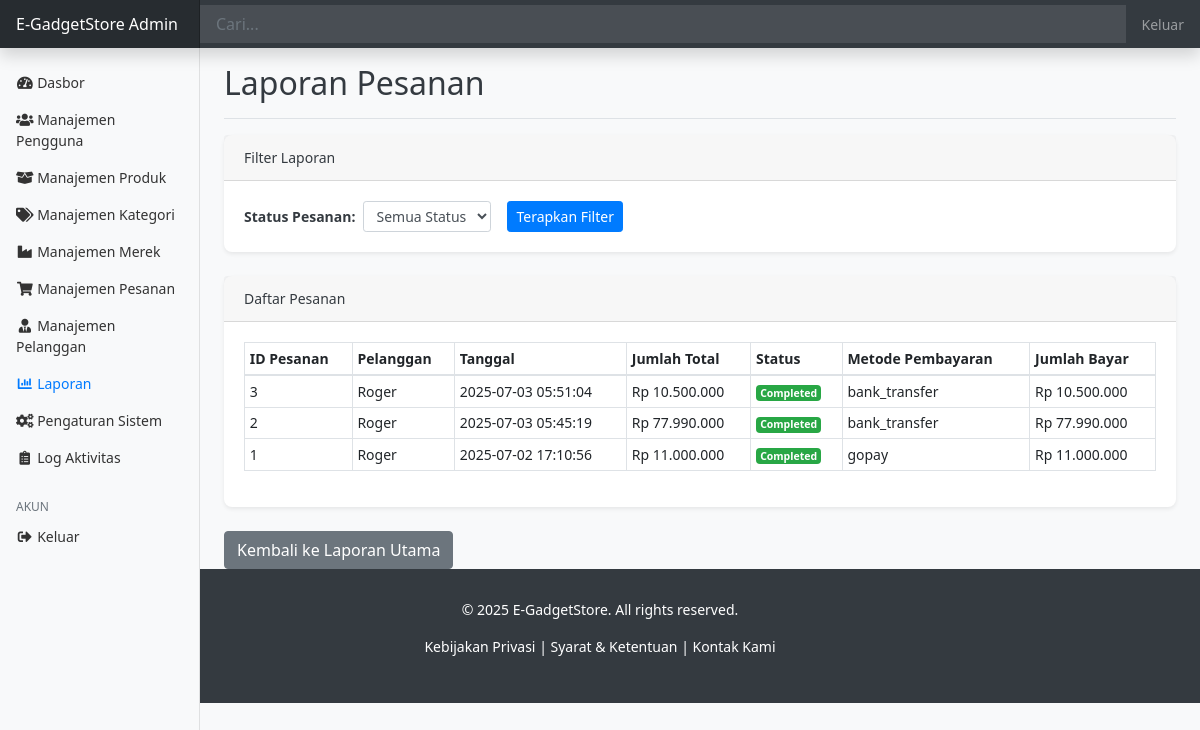
Screenshot of /toko_elektronik/admin/reports/order_report.php (signed in) with the database file from the repository.
### tables this page shows
CREATE TABLE `orders` (
  `order_id` int(11) NOT NULL,
  `customer_id` int(11) NOT NULL,
  `order_date` datetime NOT NULL,
  `total_amount` decimal(10,2) NOT NULL,
  `order_status` enum('pending','processing','shipped','completed','cancelled') NOT NULL DEFAULT 'pending',
  `delivery_address` text NOT NULL
);

CREATE TABLE `customers` (
  `customer_id` int(11) NOT NULL,
  `user_id` int(11) NOT NULL,
  `full_name` varchar(100) NOT NULL,
  `phone_number` varchar(20) DEFAULT NULL,
  `address` text DEFAULT NULL
);

CREATE TABLE `payments` (
  `payment_id` int(11) NOT NULL,
  `order_id` int(11) NOT NULL,
  `payment_date` datetime NOT NULL,
  `payment_method` varchar(50) NOT NULL,
  `amount_paid` decimal(10,2) NOT NULL,
  `transaction_id` varchar(255) DEFAULT NULL,
  `payment_status` enum('pending','completed','failed','refunded') NOT NULL DEFAULT 'pending'
);

### toko_elektronik/admin/reports/order_report.php (the view, shortened to what this page needs)
<?php
require_once '../../config/database.php';
$orders_report = [];
$filter_status = isset($_GET['status']) ? $_GET['status'] : 'all';
try {
    $sql = "SELECT o.order_id, c.full_name AS customer_name, o.order_date, o.total_amount, o.order_status, p.payment_method, p.amount_paid
            FROM orders o
            JOIN customers c ON o.customer_id = c.customer_id
            LEFT JOIN payments p ON o.order_id = p.order_id";
    $params = [];
    $sql .= " ORDER BY o.order_date DESC";
    $stmt = $pdo->prepare($sql);
    $stmt->execute($params);
    $orders_report = $stmt->fetchAll(PDO::FETCH_ASSOC);
} catch (PDOException $e) {
    $error_message = "Error database: " . $e->getMessage();
}
include_once '../../includes/header.php';
?>
<div class="container-fluid">
    <div class="row">
        <?php include_once '../../includes/sidebar.php'; ?>
        <main role="main" class="col-md-9 ml-sm-auto col-lg-10 px-md-4">
            <div class="d-flex justify-content-between flex-wrap flex-md-nowrap align-items-center pt-3 pb-2 mb-3 border-bottom">
                <h1 class="h2">Laporan Pesanan</h1>
            </div>
            <div class="card mb-4">
                <div class="card-header">
                    Filter Laporan
                </div>
                <div class="card-body">
                    <form method="GET" action="order_report.php" class="form-inline">
                        <div class="form-group mr-3">
                            <label for="status" class="mr-2">Status Pesanan:</label>
                            <select class="form-control form-control-sm" id="status" name="status">
                                <option value="all" <?php echo ($filter_status == 'all') ? 'selected' : ''; ?>>Semua Status</option>
                            </select>
                        </div>
                        <button type="submit" class="btn btn-primary btn-sm">Terapkan Filter</button>
                    </form>
                </div>
            </div>
            <div class="card mb-4">
                <div class="card-header">
                    Daftar Pesanan <?php echo ($filter_status != 'all') ? '(' . ucfirst($filter_status) . ')' : ''; ?>
                </div>
                <div class="card-body">
                    <div class="table-responsive">
                        <table class="table table-bordered table-sm">
                            <thead>
                                <tr>
                                    <th>ID Pesanan</th>
                                    <th>Pelanggan</th>
                                    <th>Tanggal</th>
                                    <th>Jumlah Total</th>
                                    <th>Status</th>
                                    <th>Metode Pembayaran</th>
                                    <th>Jumlah Bayar</th>
                                </tr>
                            </thead>
                            <tbody>
                                <?php if (count($orders_report) > 0): ?>
                                    <?php foreach ($orders_report as $order): ?>
                                        <tr>
                                            <td><?php echo htmlspecialchars($order['order_id']); ?></td>
                                            <td><?php echo htmlspecialchars($order['customer_name']); ?></td>
                                            <td><?php echo htmlspecialchars($order['order_date']); ?></td>
                                            <td>Rp <?php echo number_format($order['total_amount'], 0, ',', '.'); ?></td>
                                            <td>
                                                <span class="badge
                                                    <?php
                                                    if ($order['order_status'] == 'pending') echo 'badge-warning';
                                                    else if ($order['order_status'] == 'completed') echo 'badge-success';
                                                    else if ($order['order_status'] == 'cancelled') echo 'badge-danger';
                                                    else echo 'badge-secondary';
                                                    ?>">
                                                    <?php echo htmlspecialchars(ucfirst($order['order_status'])); ?>
                                                </span>
                                            </td>
                                            <td><?php echo htmlspecialchars($order['payment_method'] ?? 'N/A'); ?></td>
                                            <td>Rp <?php echo number_format($order['amount_paid'] ?? 0, 0, ',', '.'); ?></td>
                                        </tr>
                                    <?php endforeach; ?>
                                <?php else: ?>
                                    <tr>
                                        <td colspan="7">Tidak ada pesanan dengan kriteria ini.</td>
                                    </tr>
                                <?php endif; ?>
                            </tbody>
                        </table>
                    </div>
                </div>
            </div>
            <a href="index.php" class="btn btn-secondary">Kembali ke Laporan Utama</a>
        </main>
    </div>
</div>
<?php include_once '../../includes/footer.php'; ?>

### toko_elektronik/assests/css/style.css (style rules this page uses)
body { font-family: 'Segoe UI', Tahoma, Geneva, Verdana, sans-serif; background-color: #f8f9fa; color: #343a40; }
.card { border: none; border-radius: .5rem; box-shadow: 0 .125rem .25rem rgba(0,0,0,.075); transition: transform 0.2s ease-in-out; }
.btn-primary { background-color: #007bff; border-color: #007bff; }
.form-group label { font-weight: 600; }
.table th, .table td { vertical-align: middle; }

### toko_elektronik/includes/header.php (style rules this page uses)
body { font-size: .875rem; }

### rows the page displays
orders: order_id "3", customer.full_name "Roger", order_date "2025-07-03 05:51:04", total_amount "10.500.000", order_status "Completed", payments.payment_method "bank_transfer", payments.amount_paid "10.500.000"
orders: order_id "2", customer.full_name "Roger", order_date "2025-07-03 05:45:19", total_amount "77.990.000", order_status "Completed", payments.payment_method "bank_transfer", payments.amount_paid "77.990.000"
orders: order_id "1", customer.full_name "Roger", order_date "2025-07-02 17:10:56", total_amount "11.000.000", order_status "Completed", payments.payment_method "gopay", payments.amount_paid "11.000.000"
